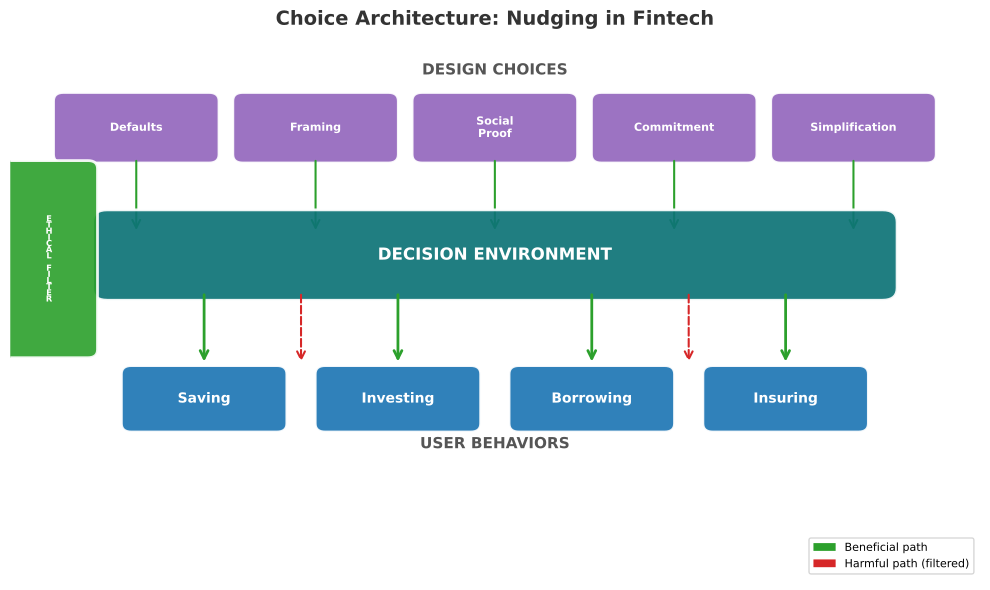

Source code (Python):
"""
Figure 08: Nudging Architecture
3-layer architecture diagram: Design Choices -> Decision Environment -> User Behaviors + Ethical Filter.
"""
import sys
import os
sys.path.insert(0, os.path.join(os.path.dirname(__file__), '..', '..', '..', '_shared'))

import matplotlib
matplotlib.use('Agg')
import matplotlib.pyplot as plt
import matplotlib.patches as mpatches
from matplotlib.patches import FancyBboxPatch, FancyArrowPatch
import numpy as np

try:
    from chart_styles import V4_COLORS, apply_v4_style, save_chart
except ImportError:
    V4_COLORS = {
        'MLPURPLE': '#9467BD', 'MLBLUE': '#1F77B4', 'MLRED': '#D62728',
        'MLORANGE': '#FF7F0E', 'MLGREEN': '#2CA02C', 'MLGRAY': '#7F7F7F',
        'MLTEAL': '#0D7377', 'MLCYAN': '#14BDEB', 'MLYELLOW': '#BCBD22',
        'MLPINK': '#E377C2', 'MLBROWN': '#8C564B',
    }
    def apply_v4_style(ax, title='', xlabel='', ylabel=''):
        ax.set_title(title, fontsize=14, fontweight='bold', pad=15, color='#333333')
        if xlabel: ax.set_xlabel(xlabel, fontsize=11, color='#555555')
        if ylabel: ax.set_ylabel(ylabel, fontsize=11, color='#555555')
        ax.spines['top'].set_visible(False)
        ax.spines['right'].set_visible(False)
        ax.spines['left'].set_color('#CCCCCC')
        ax.spines['bottom'].set_color('#CCCCCC')
        ax.tick_params(colors='#555555', labelsize=9)
        ax.set_facecolor('white')
        return ax
    def save_chart(fig, filename='chart.pdf', dpi=300):
        fig.tight_layout()
        fig.savefig(filename, format='pdf', bbox_inches='tight', dpi=dpi, facecolor='white')
        plt.close(fig)
        print(f'Saved: {filename}')

CHART_METADATA = {
    'title': 'Nudging Architecture',
    'type': 'architecture_diagram',
    'section': 'Behavioral Design',
    'lecture_number': 2,
}

fig, ax = plt.subplots(1, 1, figsize=(10, 6))
ax.set_xlim(0, 10)
ax.set_ylim(0, 6.5)
ax.axis('off')
fig.patch.set_facecolor('white')

def add_box(ax, x, y, w, h, text, color, fontsize=9, alpha=0.92):
    box = FancyBboxPatch((x - w / 2, y - h / 2), w, h,
                          boxstyle="round,pad=0.1",
                          facecolor=color, edgecolor='white',
                          linewidth=1.5, alpha=alpha)
    ax.add_patch(box)
    ax.text(x, y, text, ha='center', va='center',
            fontsize=fontsize, fontweight='bold', color='white')

# Layer 1 (top): 5 Design Choices boxes
ax.text(5, 6.2, 'DESIGN CHOICES', ha='center', va='center',
        fontsize=11, fontweight='bold', color='#555555')
design_labels = ['Defaults', 'Framing', 'Social\nProof', 'Commitment', 'Simplification']
design_xs = [1.3, 3.15, 5.0, 6.85, 8.7]
for lbl, dx in zip(design_labels, design_xs):
    add_box(ax, dx, 5.5, 1.5, 0.65, lbl, V4_COLORS['MLPURPLE'], fontsize=8)

# Arrows from design choices to decision environment
for dx in design_xs:
    arrow = FancyArrowPatch((dx, 5.13), (dx, 4.22),
                             arrowstyle='->', mutation_scale=14,
                             color=V4_COLORS['MLGREEN'], linewidth=1.5)
    ax.add_patch(arrow)

# Layer 2 (middle): Decision Environment
env_box = FancyBboxPatch((1.0, 3.55), 8.0, 0.8,
                          boxstyle="round,pad=0.15",
                          facecolor=V4_COLORS['MLTEAL'], edgecolor='white',
                          linewidth=2, alpha=0.92)
ax.add_patch(env_box)
ax.text(5, 3.95, 'DECISION ENVIRONMENT', ha='center', va='center',
        fontsize=12, fontweight='bold', color='white')

# Arrows from decision env to behaviors (green solid for beneficial)
behavior_xs = [2.0, 4.0, 6.0, 8.0]
behavior_labels = ['Saving', 'Investing', 'Borrowing', 'Insuring']

for bx in behavior_xs:
    # Beneficial green arrow
    arrow = FancyArrowPatch((bx, 3.5), (bx, 2.62),
                             arrowstyle='->', mutation_scale=14,
                             color=V4_COLORS['MLGREEN'], linewidth=2)
    ax.add_patch(arrow)

# Some red dashed arrows for harmful paths
for bx in [3.0, 7.0]:
    arrow = FancyArrowPatch((bx, 3.5), (bx, 2.62),
                             arrowstyle='->', mutation_scale=14,
                             color=V4_COLORS['MLRED'], linewidth=1.5,
                             linestyle='dashed')
    ax.add_patch(arrow)

# Layer 3 (bottom): 4 User Behaviors
ax.text(5, 1.65, 'USER BEHAVIORS', ha='center', va='center',
        fontsize=11, fontweight='bold', color='#555555')
for lbl, bx in zip(behavior_labels, behavior_xs):
    add_box(ax, bx, 2.2, 1.5, 0.6, lbl, V4_COLORS['MLBLUE'], fontsize=10)

# Side: Ethical Filter box
filter_box = FancyBboxPatch((0.0, 2.8), 0.8, 2.2,
                             boxstyle="round,pad=0.1",
                             facecolor=V4_COLORS['MLGREEN'], edgecolor='white',
                             linewidth=2, alpha=0.9)
ax.add_patch(filter_box)
ax.text(0.4, 3.9, 'E\nT\nH\nI\nC\nA\nL\n\nF\nI\nL\nT\nE\nR', ha='center', va='center',
        fontsize=6, fontweight='bold', color='white', linespacing=0.7)

# Legend
legend_elements = [
    mpatches.Patch(facecolor=V4_COLORS['MLGREEN'], label='Beneficial path'),
    mpatches.Patch(facecolor=V4_COLORS['MLRED'], label='Harmful path (filtered)'),
]
ax.legend(handles=legend_elements, loc='lower right', fontsize=8,
          frameon=True, facecolor='white', edgecolor='#CCCCCC')

ax.set_title('Choice Architecture: Nudging in Fintech',
             fontsize=14, fontweight='bold', pad=15, color='#333333')

output_path = os.path.join(os.path.dirname(__file__), 'chart.pdf')
save_chart(fig, output_path)
